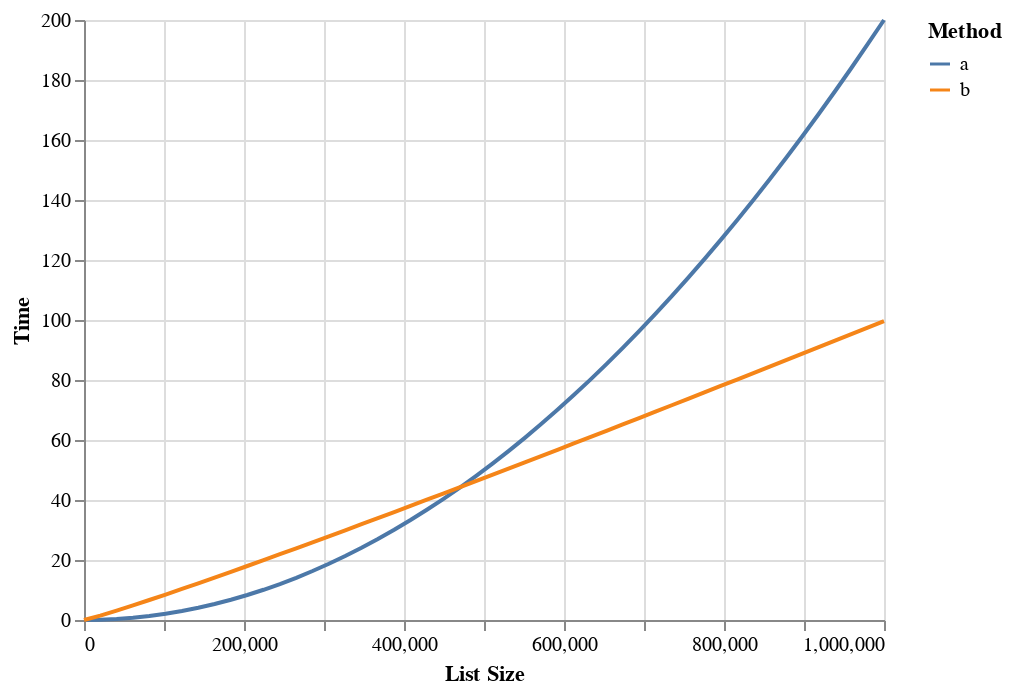

Here is the notebook cell this chart was saved with:
### Code cell
n = 10**6
x = np.linspace(1, n)

df = pd.concat([
    pd.DataFrame({
        "List Size": x,
        "Time": f_a(x),
        "Method": "a"
    }),
    pd.DataFrame({
        "List Size": x,
        "Time": f_b(x),
        "Method": "b"
    })
])

alt.Chart(df).mark_line().encode(
    x="List Size",
    y="Time",
    color="Method"
)

### Figure 1 — Vega-Lite specification as saved in the notebook (floating-point values rounded to 4 significant figures)
{"config": {"view": {"continuousWidth": 400, "continuousHeight": 300}}, "data": {"name": "data-7498764f37116bb03b1b77fbf1e0d23b"}, "mark": "line", "encoding": {"color": {"field": "Method", "type": "nominal"}, "x": {"field": "List Size", "type": "quantitative"}, "y": {"field": "Time", "type": "quantitative"}}, "$schema": "https://vega.github.io/schema/vega-lite/v4.17.0.json", "datasets": {"data-7498764f37116bb03b1b77fbf1e0d23b": [{"List Size": 1.0, "Time": 2e-10, "Method": "a"}, {"List Size": 20410.0, "Time": 0.08331, "Method": "a"}, {"List Size": 40820.0, "Time": 0.3332, "Method": "a"}, {"List Size": 61230.0, "Time": 0.7497, "Method": "a"}, {"List Size": 81630.0, "Time": 1.333, "Method": "a"}, {"List Size": 102000.0, "Time": 2.083, "Method": "a"}, {"List Size": 122400.0, "Time": 2.999, "Method": "a"}, {"List Size": 142900.0, "Time": 4.082, "Method": "a"}, {"List Size": 163300.0, "Time": 5.331, "Method": "a"}, {"List Size": 183700.0, "Time": 6.747, "Method": "a"}, {"List Size": 204100.0, "Time": 8.33, "Method": "a"}, {"List Size": 224500.0, "Time": 10.08, "Method": "a"}, {"List Size": 244900.0, "Time": 12.0, "Method": "a"}, {"List Size": 265300.0, "Time": 14.08, "Method": "a"}, {"List Size": 285700.0, "Time": 16.33, "Method": "a"}, {"List Size": 306100.0, "Time": 18.74, "Method": "a"}, {"List Size": 326500.0, "Time": 21.32, "Method": "a"}, {"List Size": 346900.0, "Time": 24.07, "Method": "a"}, {"List Size": 367300.0, "Time": 26.99, "Method": "a"}, {"List Size": 387800.0, "Time": 30.07, "Method": "a"}, {"List Size": 408200.0, "Time": 33.32, "Method": "a"}, {"List Size": 428600.0, "Time": 36.73, "Method": "a"}, {"List Size": 449000.0, "Time": 40.32, "Method": "a"}, {"List Size": 469400.0, "Time": 44.07, "Method": "a"}, {"List Size": 489800.0, "Time": 47.98, "Method": "a"}, {"List Size": 510200.0, "Time": 52.06, "Method": "a"}, {"List Size": 530600.0, "Time": 56.31, "Method": "a"}, {"List Size": 551000.0, "Time": 60.72, "Method": "a"}, {"List Size": 571400.0, "Time": 65.31, "Method": "a"}, {"List Size": 591800.0, "Time": 70.05, "Method": "a"}, {"List Size": 612200.0, "Time": 74.97, "Method": "a"}, {"List Size": 632700.0, "Time": 80.05, "Method": "a"}, {"List Size": 653100.0, "Time": 85.3, "Method": "a"}, {"List Size": 673500.0, "Time": 90.71, "Method": "a"}, {"List Size": 693900.0, "Time": 96.29, "Method": "a"}, {"List Size": 714300.0, "Time": 102.0, "Method": "a"}, {"List Size": 734700.0, "Time": 108.0, "Method": "a"}, {"List Size": 755100.0, "Time": 114.0, "Method": "a"}, {"List Size": 775500.0, "Time": 120.3, "Method": "a"}, {"List Size": 795900.0, "Time": 126.7, "Method": "a"}, {"List Size": 816300.0, "Time": 133.3, "Method": "a"}, {"List Size": 836700.0, "Time": 140.0, "Method": "a"}, {"List Size": 857100.0, "Time": 146.9, "Method": "a"}, {"List Size": 877600.0, "Time": 154.0, "Method": "a"}, {"List Size": 898000.0, "Time": 161.3, "Method": "a"}, {"List Size": 918400.0, "Time": 168.7, "Method": "a"}, {"List Size": 938800.0, "Time": 176.3, "Method": "a"}, {"List Size": 959200.0, "Time": 184.0, "Method": "a"}, {"List Size": 979600.0, "Time": 191.9, "Method": "a"}, {"List Size": 1000000.0, "Time": 200.0, "Method": "a"}, {"List Size": 1.0, "Time": 0.0, "Method": "b"}, {"List Size": 20410.0, "Time": 1.461, "Method": "b"}, {"List Size": 40820.0, "Time": 3.126, "Method": "b"}, {"List Size": 61230.0, "Time": 4.868, "Method": "b"}, {"List Size": 81630.0, "Time": 6.66, "Method": "b"}, {"List Size": 102000.0, "Time": 8.489, "Method": "b"}, {"List Size": 122400.0, "Time": 10.35, "Method": "b"}, {"List Size": 142900.0, "Time": 12.23, "Method": "b"}, {"List Size": 163300.0, "Time": 14.14, "Method": "b"}, {"List Size": 183700.0, "Time": 16.06, "Method": "b"}, {"List Size": 204100.0, "Time": 18.0, "Method": "b"}, {"List Size": 224500.0, "Time": 19.95, "Method": "b"}, {"List Size": 244900.0, "Time": 21.92, "Method": "b"}, {"List Size": 265300.0, "Time": 23.9, "Method": "b"}, {"List Size": 285700.0, "Time": 25.89, "Method": "b"}, {"List Size": 306100.0, "Time": 27.89, "Method": "b"}, {"List Size": 326500.0, "Time": 29.91, "Method": "b"}, {"List Size": 346900.0, "Time": 31.93, "Method": "b"}, {"List Size": 367300.0, "Time": 33.96, "Method": "b"}, {"List Size": 387800.0, "Time": 35.99, "Method": "b"}, {"List Size": 408200.0, "Time": 38.04, "Method": "b"}, {"List Size": 428600.0, "Time": 40.09, "Method": "b"}, {"List Size": 449000.0, "Time": 42.15, "Method": "b"}, {"List Size": 469400.0, "Time": 44.22, "Method": "b"}, {"List Size": 489800.0, "Time": 46.29, "Method": "b"}, {"List Size": 510200.0, "Time": 48.37, "Method": "b"}, {"List Size": 530600.0, "Time": 50.45, "Method": "b"}, {"List Size": 551000.0, "Time": 52.54, "Method": "b"}, {"List Size": 571400.0, "Time": 54.64, "Method": "b"}, {"List Size": 591800.0, "Time": 56.74, "Method": "b"}, {"List Size": 612200.0, "Time": 58.85, "Method": "b"}, {"List Size": 632700.0, "Time": 60.96, "Method": "b"}, {"List Size": 653100.0, "Time": 63.08, "Method": "b"}, {"List Size": 673500.0, "Time": 65.2, "Method": "b"}, {"List Size": 693900.0, "Time": 67.32, "Method": "b"}, {"List Size": 714300.0, "Time": 69.45, "Method": "b"}, {"List Size": 734700.0, "Time": 71.58, "Method": "b"}, {"List Size": 755100.0, "Time": 73.72, "Method": "b"}, {"List Size": 775500.0, "Time": 75.86, "Method": "b"}, {"List Size": 795900.0, "Time": 78.01, "Method": "b"}, {"List Size": 816300.0, "Time": 80.16, "Method": "b"}, {"List Size": 836700.0, "Time": 82.31, "Method": "b"}, {"List Size": 857100.0, "Time": 84.47, "Method": "b"}, {"List Size": 877600.0, "Time": 86.63, "Method": "b"}, {"List Size": 898000.0, "Time": 88.79, "Method": "b"}, {"List Size": 918400.0, "Time": 90.96, "Method": "b"}, {"List Size": 938800.0, "Time": 93.13, "Method": "b"}, {"List Size": 959200.0, "Time": 95.3, "Method": "b"}, {"List Size": 979600.0, "Time": 97.48, "Method": "b"}, {"List Size": 1000000.0, "Time": 99.66, "Method": "b"}]}}
